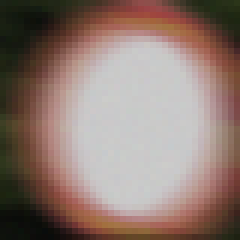
#> input picture tren/tren20/1/data/training/no_drive/17252.png, 40 x 40 px (shown 6 times larger); its folder holds only this picture in this run; the run also reads 1 picture not shown here
$ python -i eval.py   (imports and definitions only)
#> lines starting #> are read from the running program, lines starting #| are printed output that depends on the picture; after the words box and inside, x2 and y2 are one past the last pixel; in counts of white or black regions, pixels touching at a corner belong together; pictures that were not available may be replaced by others from this repository, and a replacement may not be noted
import helpers
import cv2
import random
import numpy as np

# [145 lines left out: functions get_standatr_signs, one_hot_encode, predict_label, not called in this run]

>>> import cv2
>>> picture = cv2.imread('data/training/no_drive/17252.png', cv2.IMREAD_GRAYSCALE)
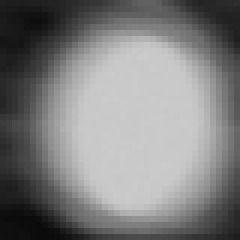
#> picture: shape (40, 40) (shown 6 times larger); min 11, max 203, mean 125.7
>>> result = predict_label(picture)
#> in get_standatr_signs, a_unevenness is the input picture: shape (40, 40, 3); mean B, G, R 112.5, 120.9, 141.9
#> in get_standatr_signs, `a_unevenness = cv2.inRange(a_unevenness, (89, 91, 149), (255, 255, 255))`:
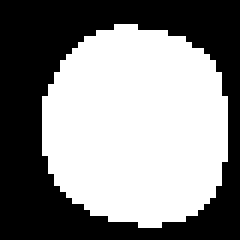
#> a_unevenness: shape (40, 40) (shown 6 times larger); 52.9% white; 1 black region, box (x1, y1, x2, y2) and area: (0, 0, 40, 40) 753
#> in get_standatr_signs, `a_unevenness = cv2.resize(a_unevenness, (64, 64))`:
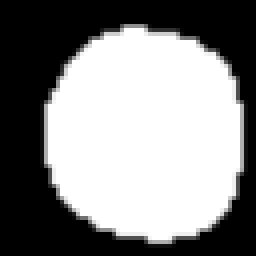
#> a_unevenness: shape (64, 64) (shown 4 times larger); min 0, max 255, mean 134.9
#> (the run stopped early here; a loop or call above may not have finished)
